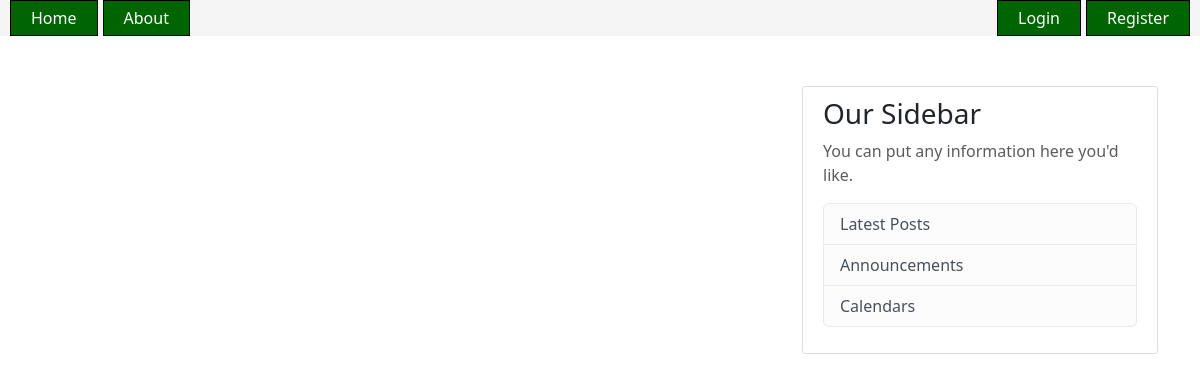
Page /home on the earlier database version.
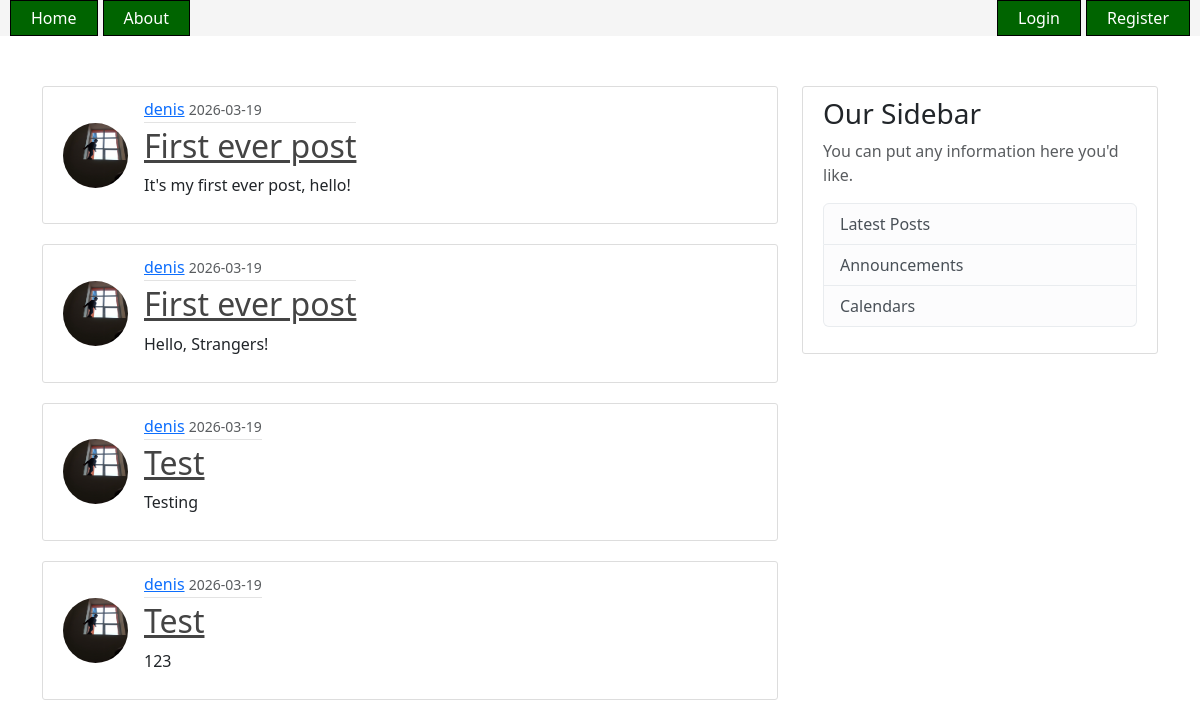
Same page on the later database version.
### flaskblog/models.py (models this page shows, shortened)
class Post(db.Model):
    id = db.Column(db.Integer, primary_key=True)
    title = db.Column(db.String(100), nullable=False)
    date_posted = db.Column(
        db.DateTime, nullable=False, default=datetime.utcnow
    )
    content = db.Column(db.Text, nullable=False)
    user_id = db.Column(db.Integer, db.ForeignKey('user.id'), nullable=False)

class User(db.Model, UserMixin):
    id = db.Column(db.Integer, primary_key=True)
    username = db.Column(db.String(20), unique=True, nullable=False)
    email = db.Column(db.String(120), unique=True, nullable=False)
    image_file = db.Column(db.String(20), nullable=False, default='default.jpg')
    password = db.Column(db.String(60), nullable=False)
    posts = db.relationship('Post', backref='author', lazy=True)

### flaskblog/routes.py (the view)
@app.route('/')
@app.route('/home')
def home():
    posts = Post.query.all()
    return render_template('home.html', posts=posts, title='Home')

### flaskblog/templates/home.html
{% extends 'base.html' %} {% block content %} {% for post in posts %}
<article class="media content-section">
    <img class="rounded-circle article-img" src="{{ url_for('static', filename='profile_pics/' + post.author.image_file) }}" alt="Logo">
    <div class="media-body">
        <div class="article-metadata">
            <a class="mr-2" href="#">{{ post.author.username }}</a>
            <small class="text-muted">{{ post.date_posted.strftime('%Y-%m-%d') }}</small>
        </div>
        <h2><a class="article-title" href="#">{{ post.title }}</a></h2>
        <p class="article-content">{{ post.content }}</p>
    </div>
</article>
{% endfor %} {% endblock content %}

### flaskblog/templates/base.html (shortened to what this page needs)
<!doctype html>
<html lang="en">
    <head>
        <link
            rel="stylesheet"
            href="{{ url_for('static', filename='style.css') }}"
        />
        <link
            href="https://cdn.jsdelivr.net/npm/bootstrap@5.3.3/dist/css/bootstrap.min.css"
            rel="stylesheet"
        />
    </head>
    <body>
        <header>
            <nav>
                <div class="nav-left">
                    <a href="{{ url_for('home') }}" class="box-link">Home</a>
                    <a href="{{ url_for('about') }}" class="box-link">About</a>
                </div>
                <div class="nav-right">
                    {% if current_user.is_authenticated %}
                        <a href="{{ url_for('new_post') }}" class="right_nav_btn">New Post</a>
                        <a href="{{ url_for('account') }}" class="right_nav_btn">Account</a>
                        <a href="{{ url_for('logout') }}" class="right_nav_btn">Logout</a>
                    {% else %}
                        <a href="{{ url_for('login') }}" class="right_nav_btn">Login</a>
                        <a href="{{ url_for('register') }}" class="right_nav_btn">Register</a>
                    {% endif %}
                </div>
            </nav>
        </header>
        <main role="main" class="container">
            <div class="row">
                <div class="col-md-8">
                {% block content %}{% endblock %}
                </div>
                <div class="col-md-4">
                    <div class="content-section">
                        <h3>Our Sidebar</h3>
                        <p class='text-muted'>You can put any information here you'd like.
                            <ul class="list-group">
                                <li class="list-group-item list-group-item-light">Latest Posts</li>
                                <li class="list-group-item list-group-item-light">Announcements</li>
                                <li class="list-group-item list-group-item-light">Calendars</li>
                            </ul>
                        </p>
                    </div>
                </div>
            </div>
        </main>
    </body>
</html>

### flaskblog/static/style.css (style rules this page uses)
nav { background-color: whitesmoke; margin-bottom: 50px; display: flex; align-items: center; justify-content: space-between; padding: 0 10px; }
.box-link, .right_nav_btn { display: inline-block; background-color: darkgreen; color: white; padding: 5px 20px; text-align: center; text-decoration: none; cursor: pointer; border: 1px solid black; }
.nav-left, .nav-right { flex: 1; display: flex; gap: 5px; }
.nav-right { justify-content: flex-end; }
body { background: #fafafa; color: #333333; margin-top: 5rem; }
h1, h2, h3, h4, h5, h6 { color: #444444; }
.content-section { background: #ffffff; padding: 10px 20px; border: 1px solid #dddddd; border-radius: 3px; margin-bottom: 20px; }
.article-title { color: #444444; }
.article-content { white-space: pre-line; }
.article-img { height: 65px; width: 65px; margin-right: 16px; }
.article-metadata { padding-bottom: 1px; margin-bottom: 4px; border-bottom: 1px solid #e3e3e3; text-decoration: none; color: #333; }
.media { display: flex; align-items: center; margin-bottom: 20px; }

Differences in the rows shown:
added Post: image_file (picture), author.username "denis", date_posted "2026-03-19", title "First ever post", content "It's my first ever post, hello!"
added Post: image_file (picture), author.username "denis", date_posted "2026-03-19", title "First ever post", content "Hello, Strangers!"
added Post: image_file (picture), author.username "denis", date_posted "2026-03-19", title "Test", content "Testing"
added Post: image_file (picture), author.username "denis", date_posted "2026-03-19", title "Test", content "123"
